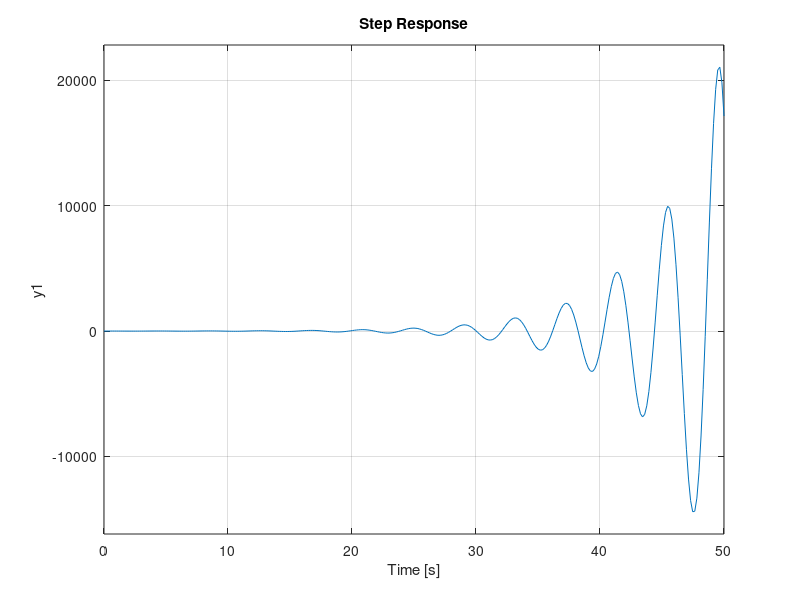

This figure's MATLAB source:
% Clear
clear
clc
close all

%% Define Transfer Function
% Second Order Underdamped System (Mass, Spring, Damper)
% G(s) = 1 / s^2 + 2s + 1

M = 1;
B = 2;
k = 1;

G_num = [1];
G_den = [M B k];
G = tf(G_num,G_den)

% step response
step(G)

%% Define Transfer Function
% Second Order Overdamped System (Mass, Spring, Damper)
% G(s) = 1 / (s + 2)(s + 3)

M = 1;
B = 5;
k = 6;

G_num1 = [1];
G_den1 = [M B k];
G1 = tf(G_num1,G_den1)

% step response
step(G1)

%% Define Transfer Function
% Second Order Critically Damped System (Mass, Spring, Damper)
% G(s) = 1 / (s + 1)^2

M = 1;
B = 2;
k = 1;

G_num2 = [1];
G_den2 = [M B k];
G2 = tf(G_num2,G_den2)

% step response
step(G2)

%% Define Transfer Function
% First Order System (Mass, Spring, Damper)
% G(s) = 1 / s + 1

M = 0;
B = 1;
k = 1;

G_num3 = [1];
G_den3 = [M B k];
G3 = tf(G_num3,G_den3)

% step response
step(G3)

%% Define Transfer Function
% Resonant System
% G(s) = 8s^6 + 7s^5 + 6s^4 + 5s^3 + 4s^2 + 3s + 2  / s^7 + 2s^6 + 3s^5 + 4s^4 + 5s^3 + 6s^2 + 7s + 1

G_num4 = [8 7 6 5 4 3 2];
G_den4 = [1 2 3 4 5 6 7 1];
G4 = tf(G_num4,G_den4)

% step response
step(G4)

%% Define Transfer Function
% Electrical System with Mutiple Poles
% G(s) = 4s^3 + 3s^2 + 2s + 1  / s^4 + 2s^3 + 3s^2 + 4s + 1

G_num5 = [4 3 2 1];
G_den5 = [1 2 3 4 1];
G5 = tf(G_num5,G_den5)

% step response
step(G5)

%% Define Transfer Function
% Plant with Time Delay
% G(s) = 6s^4 + 5s^3 + 4s^2 + 3s + 2  / s^5 + 2s^4 + 3s^3 + 4s^2 + 5s + 1

G_num6 = [6 5 4 3 2];
G_den6 = [1 2 3 4 5 1];
G6 = tf(G_num6,G_den6)

% step response
step(G6)

%% Define Transfer Function
% Nonlinear System Approximation
% G(s) = 10s^4 + 8s^3 + 6s^2 + 4s + 2  / s^5 + 3s^4 + 5s^3 + 7s^2 + 9s + 1

G_num7 = [10 8 6 4 2];
G_den7 = [1 3 5 7 9 1];
G7 = tf(G_num7,G_den7)

% step response
step(G7)